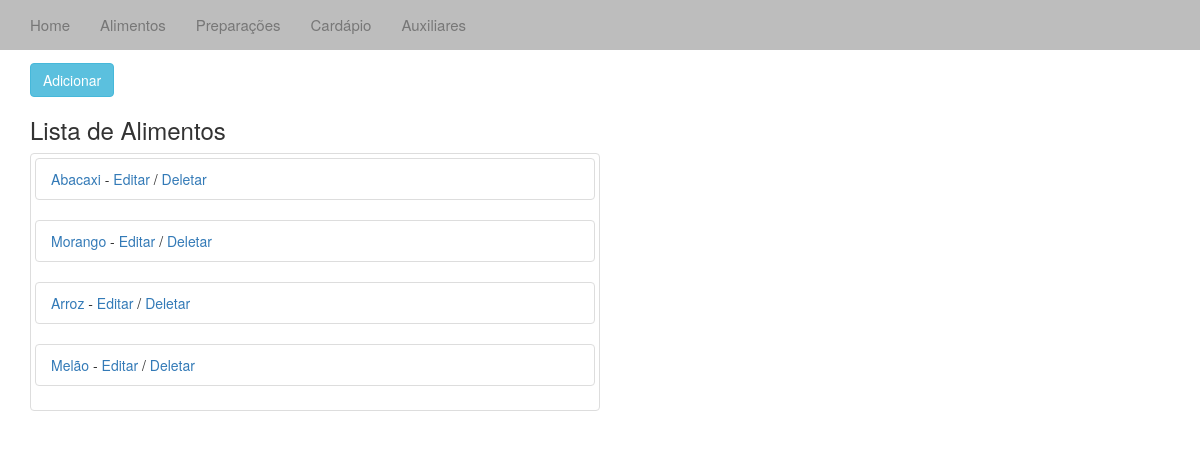
Page /alimentos/ on the earlier database version.
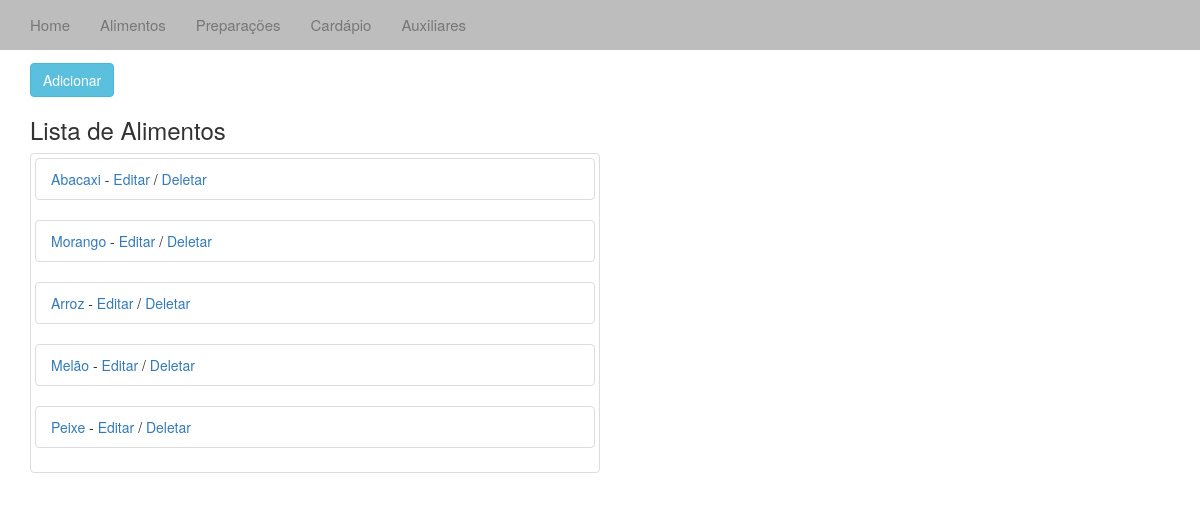
Same page on the later database version.
### cardapio/models.py (models this page shows, shortened)
class Alimentos(models.Model):
	desc = models.CharField(max_length=20)
	cat_alimento = models.ForeignKey(Aux)
	cor = models.CharField(max_length=10)

### cardapio/views.py (the view)
# urls.py: url(r'^alimentos/', 'cardapio.views.alimentos', name='alimentos'),
def alimentos(request):
	al_list = Alimentos.objects.all()
	context = {'al_list':al_list}
	return render_to_response('alimentos.html', context)

### templates/alimentos.html (shortened to what this page needs)
{% extends "base.html" %}
{% block body%}
<div class="container-fluid">
	<div class="container">
			<h2>Auxiliares</h2>
			<a href="/addalimento/"><button type="button" class="btn btn-info">Adicionar</button></a>
			<h3>Lista de Alimentos</h3>
		{% if al_list %}
		<div class="thumbnail col-sm-6">
			{% for a in al_list %}
			<ul class="list-group">
			<li class="list-group-item"><a href="/veralimento/{{ a.id }}"> {{ a.desc }} </a> -
				<a href="/editalimento/{{ a.id }}"> Editar</a> /
				<a href="/deletealimento/{{ a.id }}"> Deletar </a>
			</li>
			</ul>
			{% endfor %}
		{% endif %}
	</div>
</div>
{% endblock %}

Differences in the rows shown:
added Alimentos: desc "Peixe"
